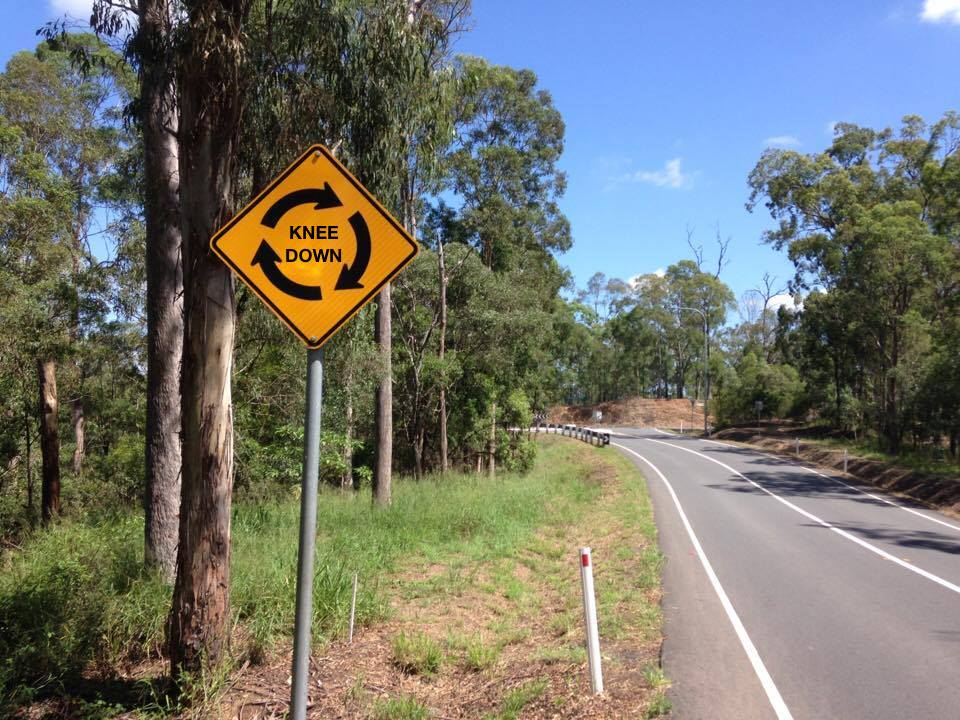
#> input picture sign recognition python/Detection test/sign_image6.jpg, 960 x 720 px
$ python edge_detection.PY   (Python 2 division)   (older library calls are emulated)
#> lines starting #> are read from the running program, lines starting #| are printed output that depends on the picture; after the words box and inside, x2 and y2 are one past the last pixel; in counts of white or black regions, pixels touching at a corner belong together
### sign recognition python/Detection test/imfill.py
import numpy as np
import scipy as sp
import scipy.ndimage

def flood_fill(test_array,h_max=255):
    input_array = np.copy(test_array)
    el = sp.ndimage.generate_binary_structure(2,2).astype(np.int)
    inside_mask = sp.ndimage.binary_erosion(~np.isnan(input_array), structure=el)
    output_array = np.copy(input_array)
    output_array[inside_mask]=h_max
    output_old_array = np.copy(input_array)
    output_old_array.fill(0)
    el = sp.ndimage.generate_binary_structure(2,1).astype(np.int)
    while not np.array_equal(output_old_array, output_array):
        output_old_array = np.copy(output_array)
        output_array = np.maximum(input_array,sp.ndimage.grey_erosion(output_array, size=(3,3), footprint=el))
    return output_array

### sign recognition python/Detection test/edge_detection.PY
import cv2
import matplotlib.pyplot as plt
import numpy as np
from imfill import flood_fill
from skimage import morphology

im = cv2.imread('sign_image6.jpg')
#> im is the input picture: shape (720, 960, 3); mean B, G, R 108, 116.4, 114.9
edges = cv2.Canny(im,255,255,L2gradient=False)
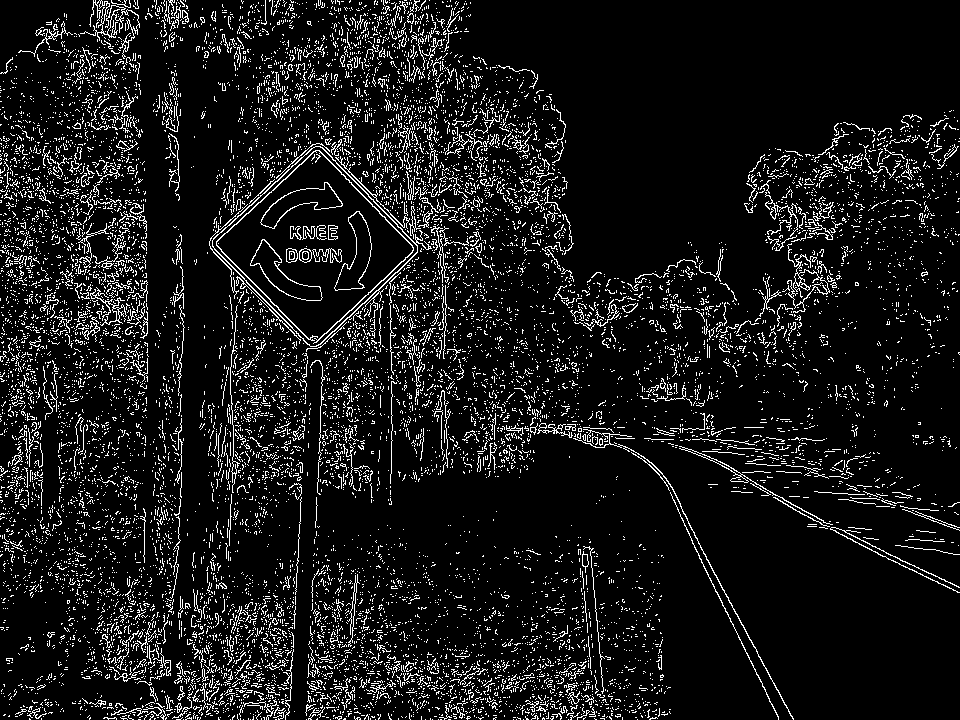
#> edges: shape (720, 960); 9.2% white in thin lines or dots
# plt.imshow(edges,cmap='gray')
# plt.show()
output=flood_fill(edges)
#> in flood_fill, `inside_mask = sp.ndimage.binary_erosion(~np.isnan(input_array), struct..`:
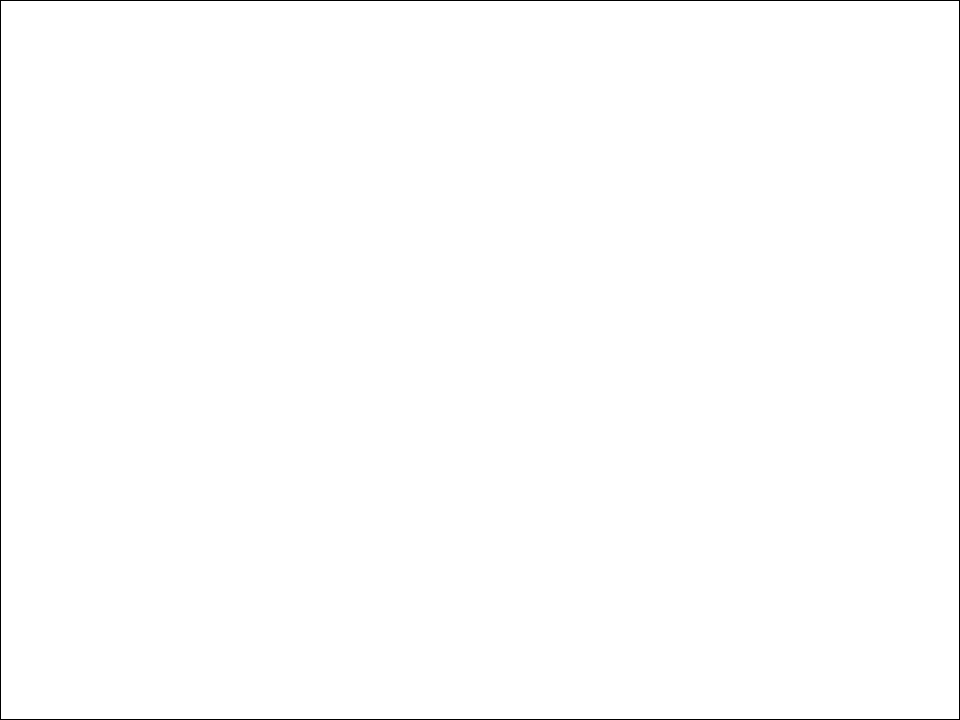
#> inside_mask: shape (720, 960) bool; 99.5% white; black in thin lines or dots
#> the loop in flood_fill, `while not np.array_equal(output_old_array, output_array):` made 461 passes
#> pass 1, in flood_fill, `output_array = np.maximum(input_array,sp.ndimage.grey_erosion(output_a..`:
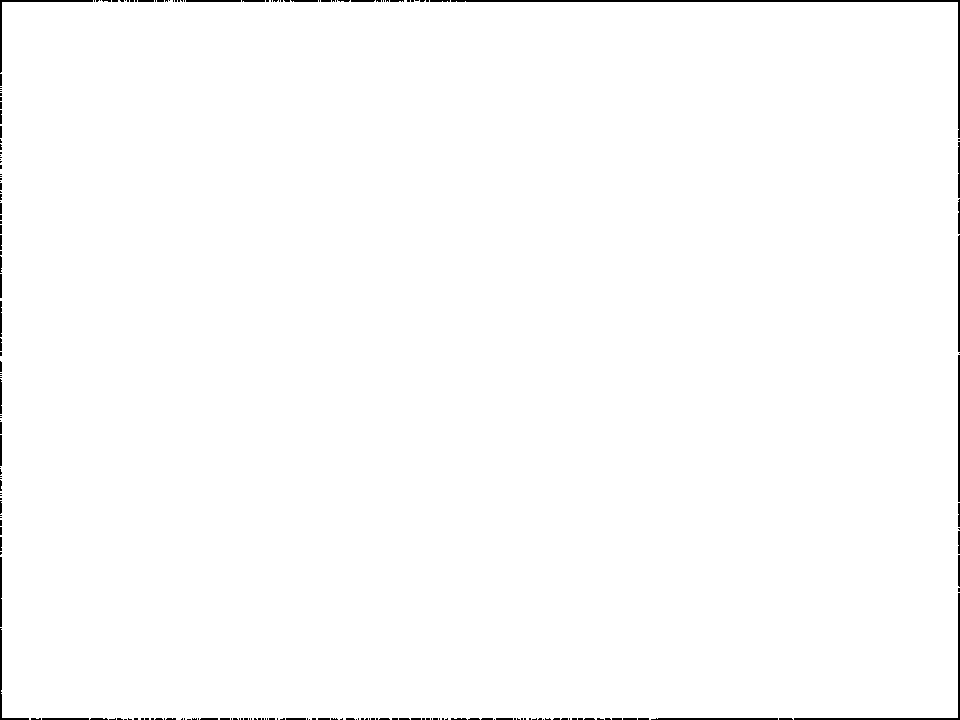
#> output_array: shape (720, 960); 99.1% white; 212 black regions (158 under 20 px), largest, box (x1, y1, x2, y2) and area: (451, 0, 960, 138) 1287, (794, 593, 960, 720) 582, (0, 0, 93, 73) 327
#> pass 2, in flood_fill, `output_array = np.maximum(input_array,sp.ndimage.grey_erosion(output_a..`:
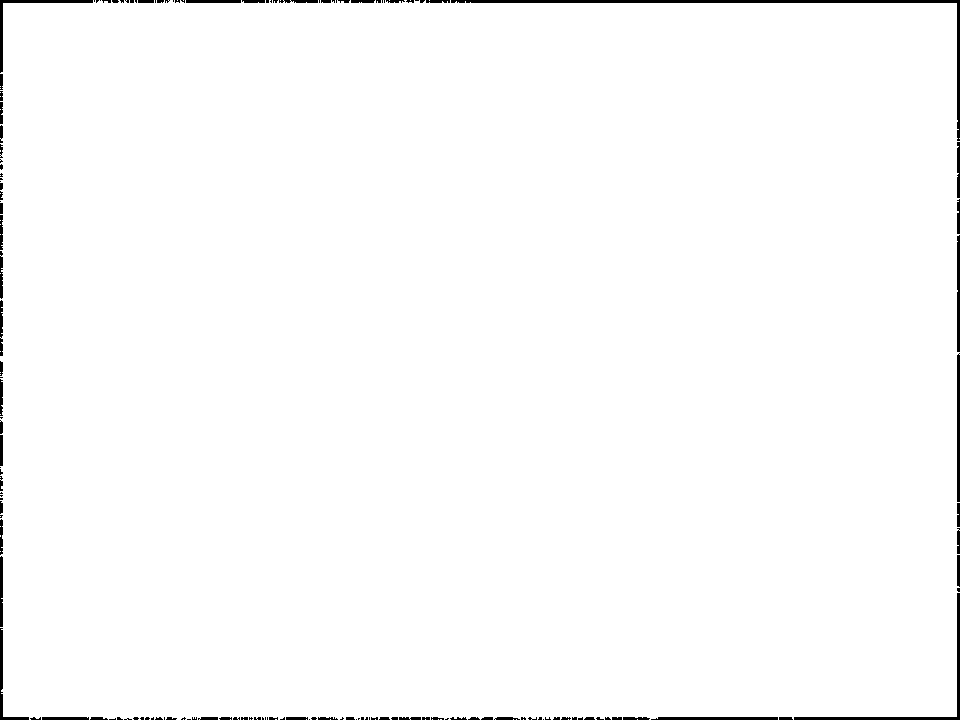
#> output_array: shape (720, 960); 98.7% white; 146 black regions (84 under 20 px), largest, box (x1, y1, x2, y2) and area: (451, 0, 960, 141) 1928, (794, 593, 960, 720) 870, (0, 0, 93, 73) 487
#> pass 3, in flood_fill, `output_array = np.maximum(input_array,sp.ndimage.grey_erosion(output_a..`:
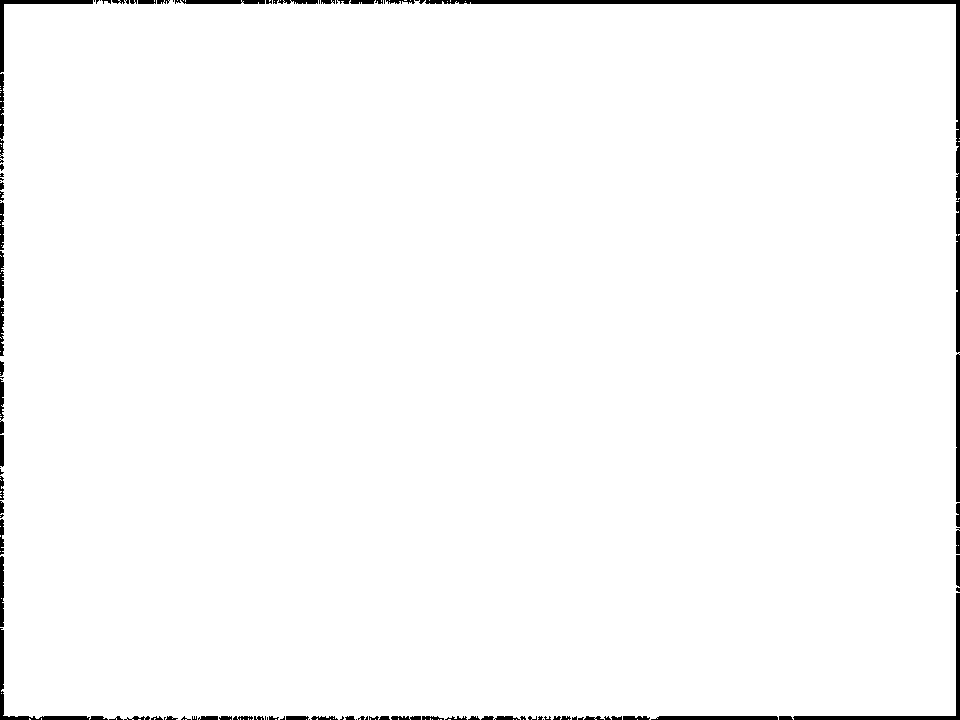
#> output_array: shape (720, 960); 98.3% white; 103 black regions (42 under 20 px), largest, box (x1, y1, x2, y2) and area: (425, 0, 960, 353) 3452, (793, 593, 960, 720) 1157, (0, 628, 90, 720) 659
#> after the loop in flood_fill, `while not np.array_equal(output_old_array, output_array):`:
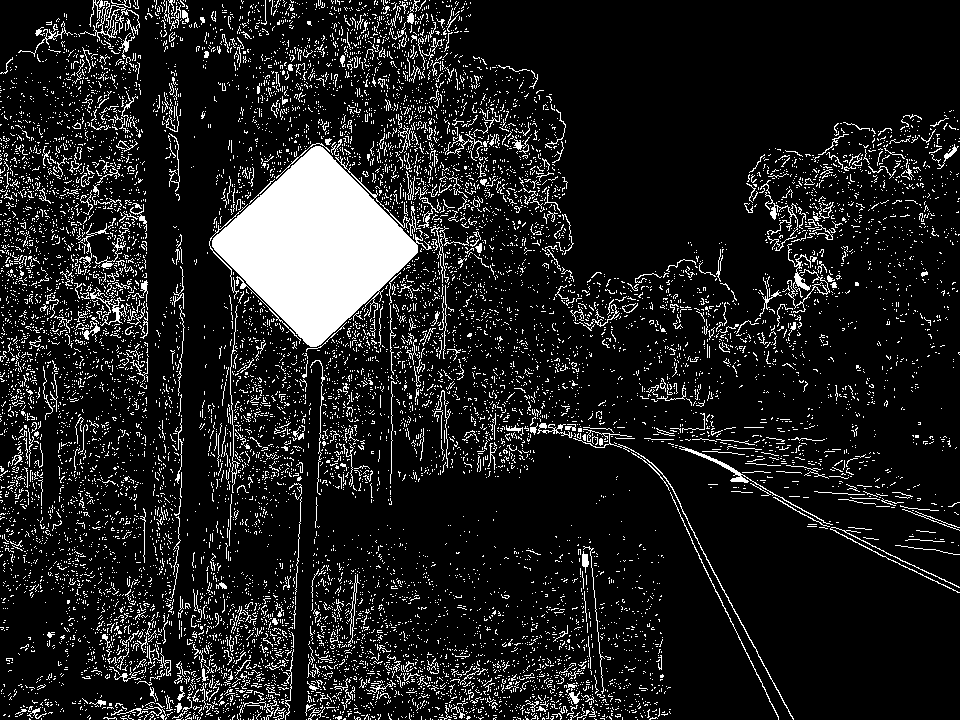
#> output_array: shape (720, 960); 12.1% white; 11951 white regions (11444 under 20 px), largest, box (x1, y1, x2, y2) and area: (212, 146, 432, 347) 22394, (80, 0, 140, 59) 586, (573, 429, 794, 720) 579
# plt.imshow(output,cmap='gray')
# plt.show()
print output
#> (printed output is left out)
cleaned=morphology.remove_small_objects(output,3000)
plt.imshow(output,cmap='gray')
plt.show()

$ run again, with sign recognition python/Detection test/sign_image2.jpg copied over sign recognition python/Detection test/sign_image6.jpg
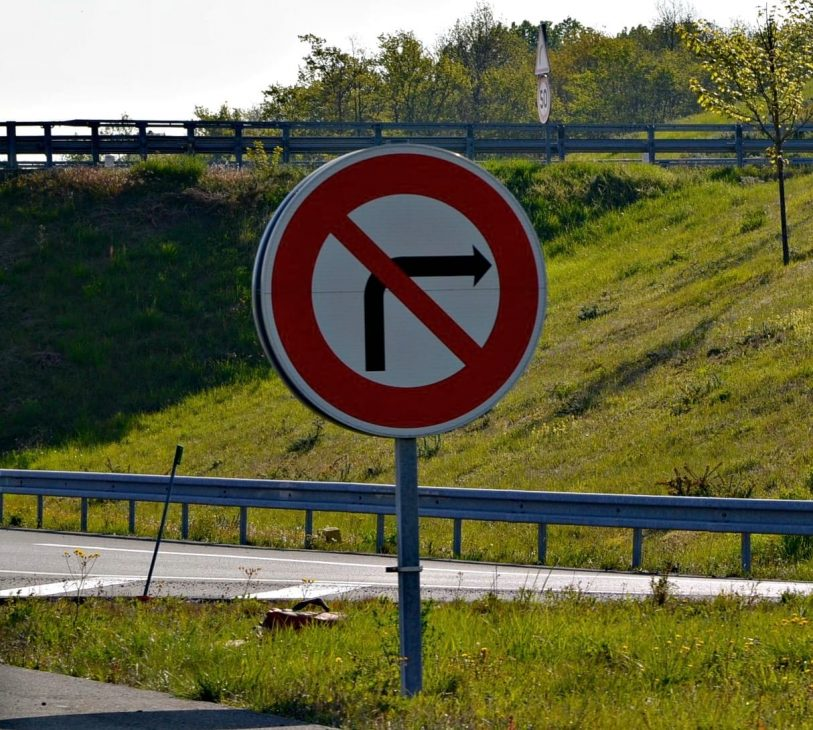
#> input picture sign recognition python/Detection test/sign_image2.jpg, 813 x 730 px
#> im is the input picture: shape (730, 813, 3); mean B, G, R 66.1, 98, 99.5
#> `edges = cv2.Canny(im,255,255,L2gradient=False)`:
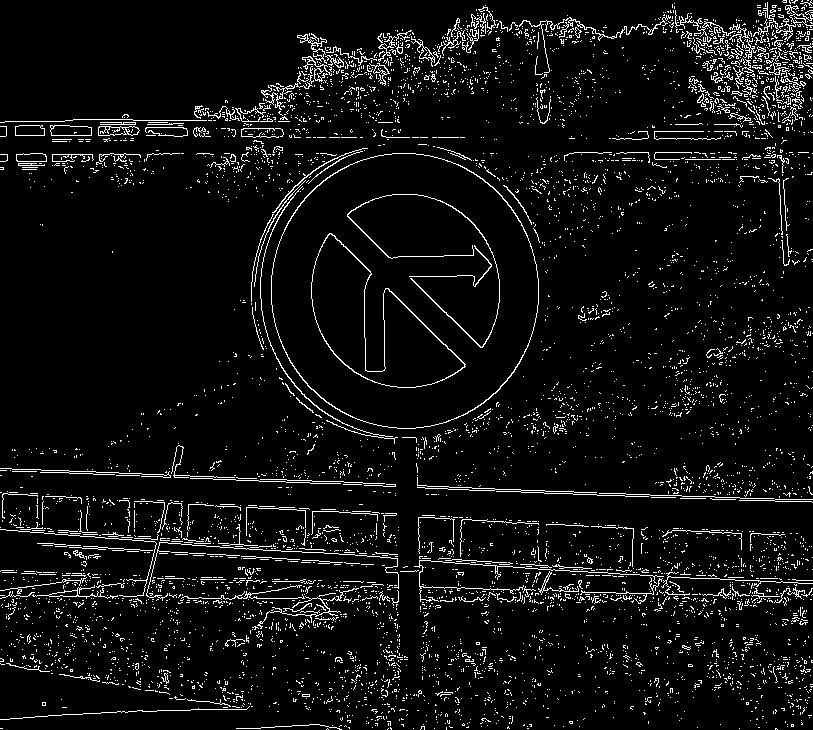
#> edges: shape (730, 813); 5.9% white in thin lines or dots
#> inside_mask: shape (730, 813) bool; 99.5% white; black in thin lines or dots
#> output_old_array: shape (730, 813); 5.95% of pixels changed, all inside (x1, y1, x2, y2) = (0, 0, 813, 730)
#> after the loop in flood_fill, `while not np.array_equal(output_old_array, output_array):`:
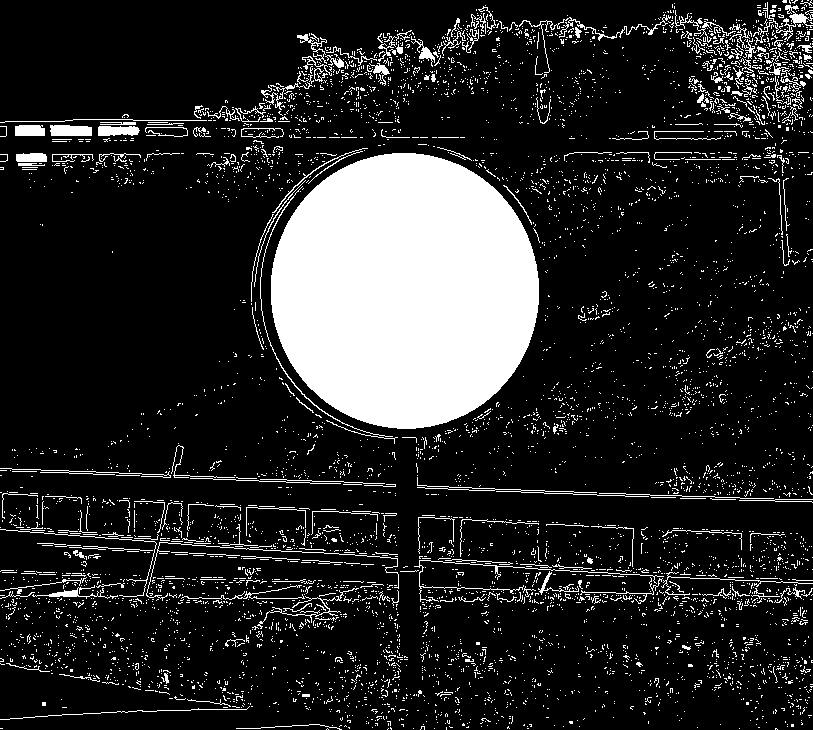
#> output_array: shape (730, 813); 15.6% white; 5892 white regions (5654 under 20 px), largest, box (x1, y1, x2, y2) and area: (271, 153, 539, 429) 58220, (414, 560, 664, 602) 491, (753, 2, 813, 41) 461
#> (printed output is left out)
